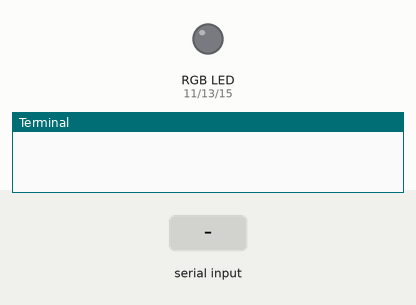
A program run on a simulated Raspberry Pi (header pin numbers). Parts: an RGB LED mixed from three pins (HIGH = lit), the last lines printed to the terminal. The test bench sets the inputs (shaded band).

Above: at 1.2 s.
1.3 s: "200" typed at the terminal, then Enter
At 2.4 s:
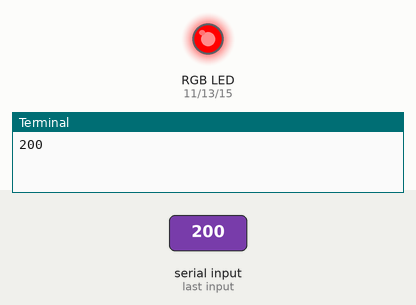
Timing chart, 0 to 4.3 s (numbered marks = the images above; inputs shaded):
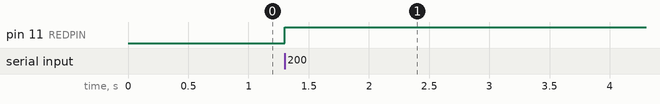

Measured:
- after the input at 1.3 s, pin 11 (REDPIN): LOW → HIGH at once

The program:

rgb_led.py
```python
import RPi.GPIO as GPIO
import time

GPIO.setmode(GPIO.BOARD)

REDPIN = 11
GREENPIN = 13
BLUEPIN = 15

GPIO.setup(REDPIN,GPIO.OUT)
GPIO.setup(GREENPIN,GPIO.OUT)
GPIO.setup(BLUEPIN,GPIO.OUT)

try:
	while True:
		request = str(input())

		if (len(request) != 3):
			continue

		GPIO.output(REDPIN,int(request[0]))
		GPIO.output(GREENPIN,int(request[1]))
		GPIO.output(BLUEPIN,int(request[2]))


except KeyboardInterrupt:
	pass

finally:
	GPIO.cleanup()
```
